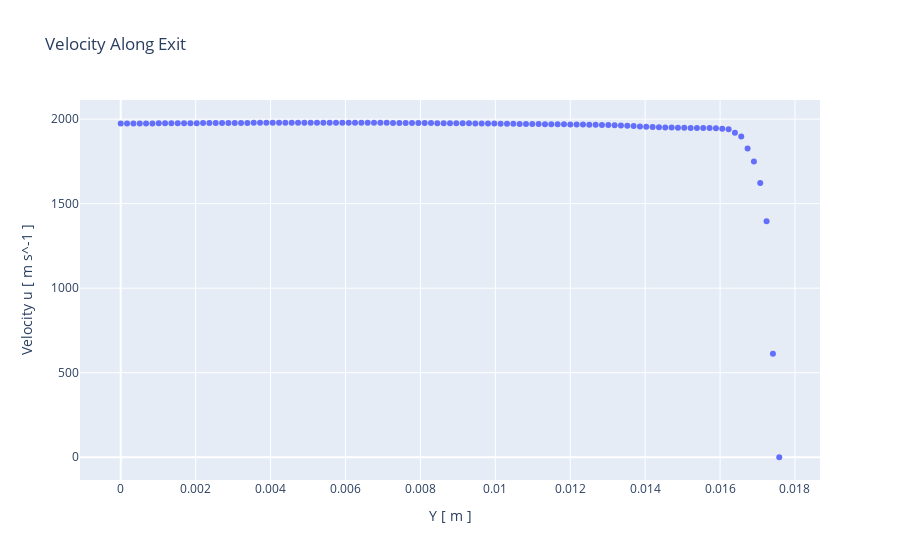

Notebook source saved alongside this figure:
### Code cell
# Velocity plot
px.scatter(vel, x='Y [ m ]', y='Velocity u [ m s^-1 ]', 
           title="Velocity Along Exit")
